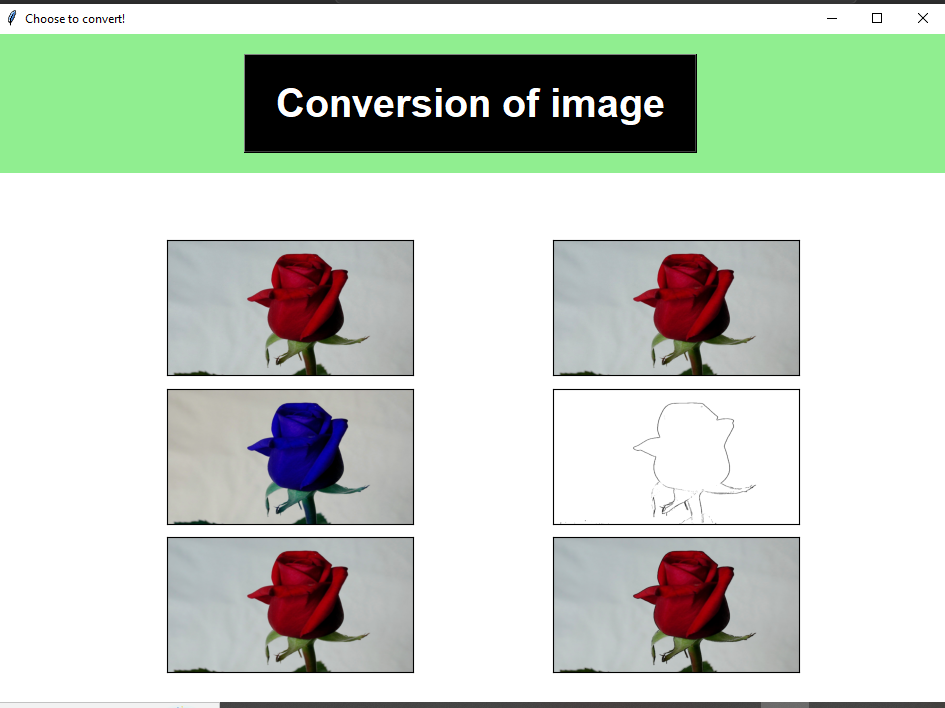
#> input picture imgtoForms/img6Form.png, 945 x 708 px
$ python -i imagetoDiffForm.py   (imports and definitions only)
#> lines starting #> are read from the running program, lines starting #| are printed output that depends on the picture; after the words box and inside, x2 and y2 are one past the last pixel; in counts of white or black regions, pixels touching at a corner belong together
import cv2
import matplotlib.pyplot as plt
from matplotlib.backends.backend_tkagg import FigureCanvasTkAgg
import os
import tkinter as tk
from tkinter import messagebox, Button, filedialog

# [4 lines not run here, left out]
# [1 line that did not run here, left out]


def u():
    Imagepath = filedialog.askopenfilename()
    if Imagepath:
        C(Imagepath)


def C(Imagepath):
#> called with Imagepath = 'img6Form.png'
    originalImage = cv2.imread(Imagepath)
#> originalImage is the input picture: shape (708, 945, 3); mean B, G, R 195.6, 207.1, 197.4
    originalImage = cv2.cvtColor(originalImage, cv2.COLOR_BGR2RGB)

    if originalImage is None:
        print("Could not open or find the image.")
        sys.exit()

    R_1 = cv2.resize(originalImage, (930, 510))
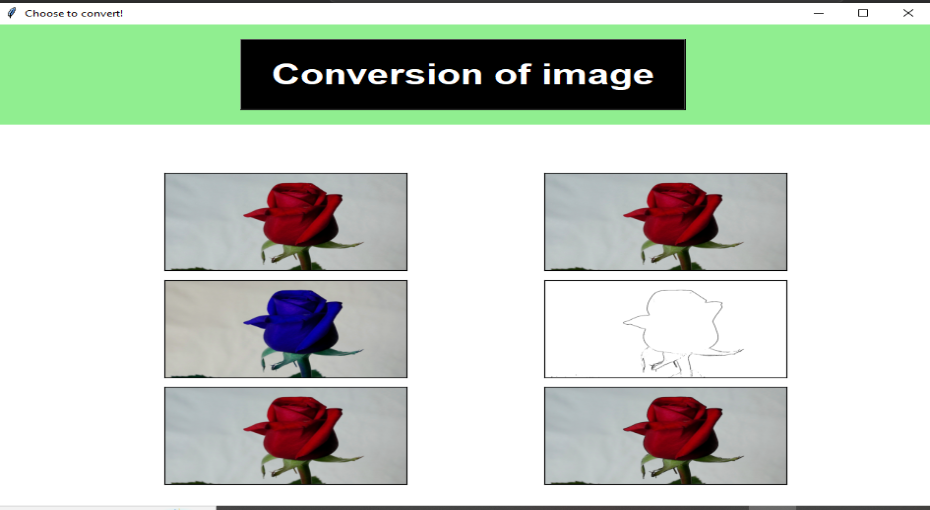
#> R_1: shape (510, 930, 3); mean R, G, B 197.3, 207, 195.5
    greyscale = cv2.cvtColor(originalImage, cv2.COLOR_BGR2RGB)
    R_2 = cv2.resize(originalImage, (930, 510))
    smoothgray = cv2.medianBlur(greyscale, 5)
    R_3 = cv2.resize(smoothgray, (930, 510))
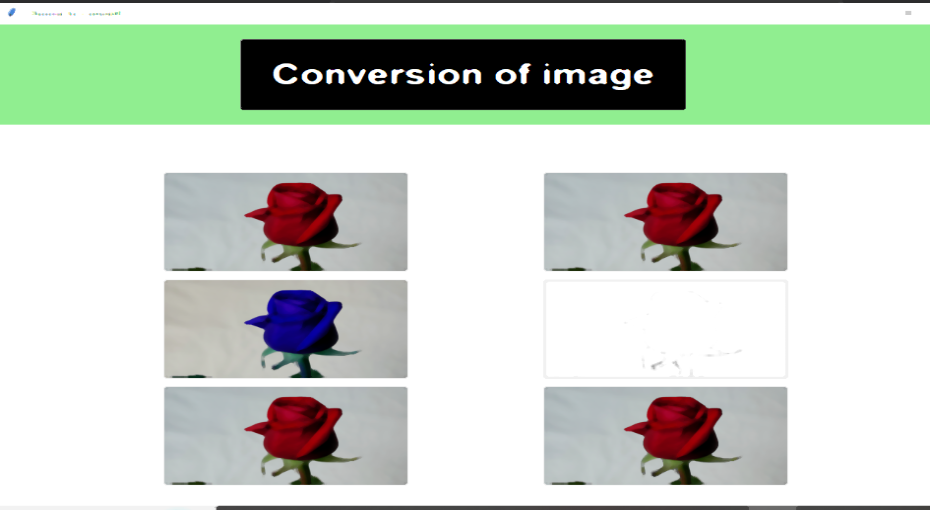
#> R_3: shape (510, 930, 3); mean B, G, R 197.1, 208.6, 198.9

    # Convert smoothgray to grayscale (CV_8UC1)
    smoothgray = cv2.cvtColor(smoothgray, cv2.COLOR_RGB2GRAY)
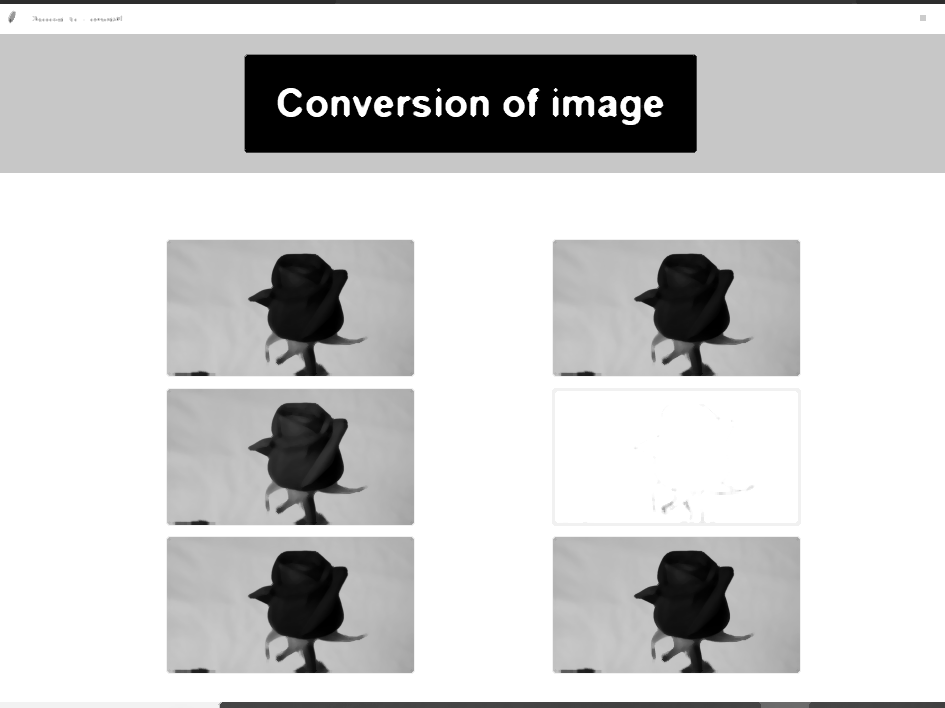
#> smoothgray: shape (708, 945); min 0, max 255, mean 204

    getedge = cv2.adaptiveThreshold(smoothgray, 255,
                                    cv2.ADAPTIVE_THRESH_MEAN_C,
                                    cv2.THRESH_BINARY, 9, 9)
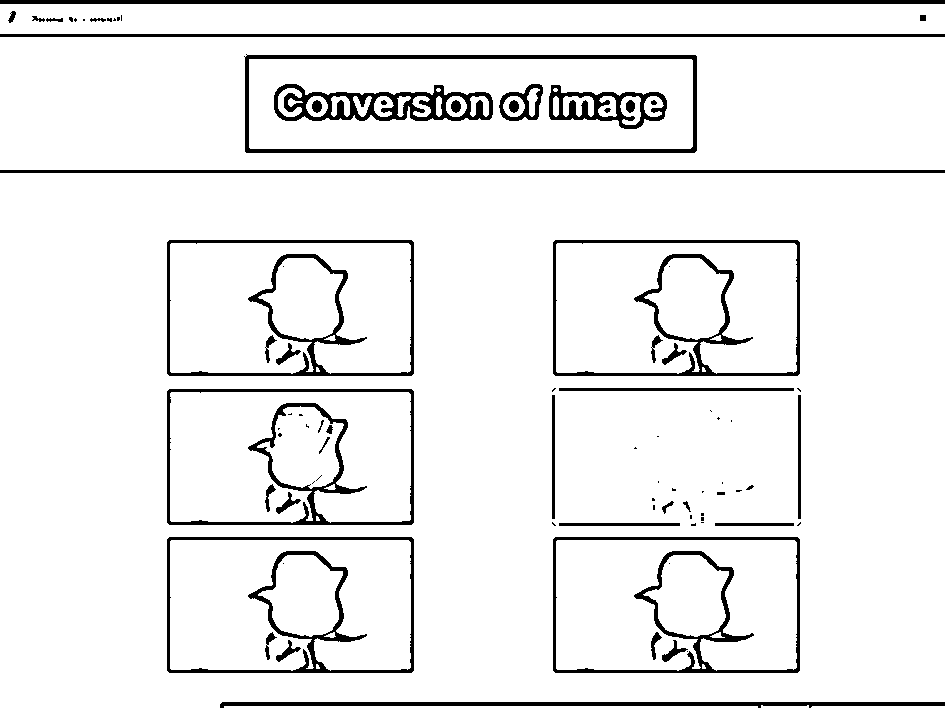
#> getedge: shape (708, 945); 92.9% white; 87 black regions (40 under 20 px), largest, box (x1, y1, x2, y2) and area: (244, 54, 697, 153) 4335, (167, 389, 414, 525) 4086, (167, 537, 414, 673) 4054
    R_4 = cv2.resize(getedge, (930, 510))
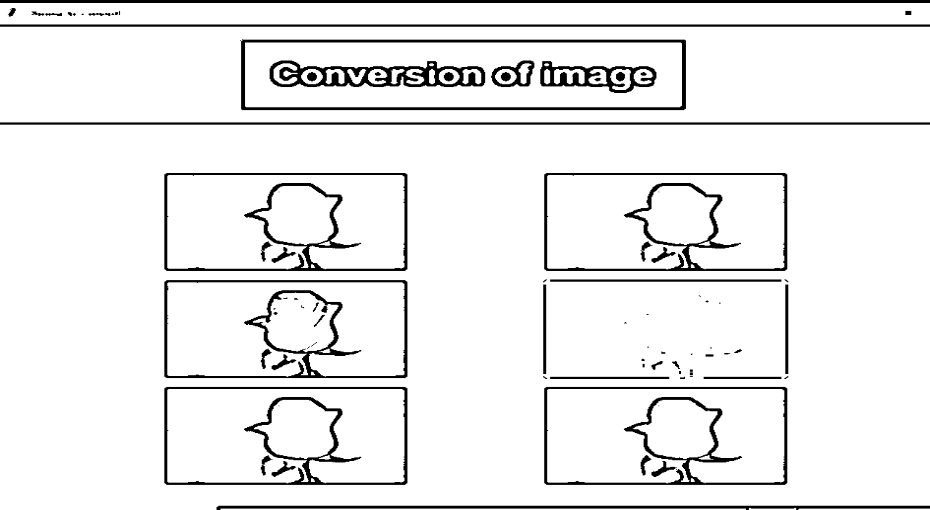
#> R_4: shape (510, 930); min 0, max 255, mean 236.8

    colorImage = cv2.bilateralFilter(originalImage, 9, 300, 300)
    R_5 = cv2.resize(colorImage, (930, 510))

    cartoonImage = cv2.bitwise_and(colorImage, colorImage,
                                   mask=getedge)
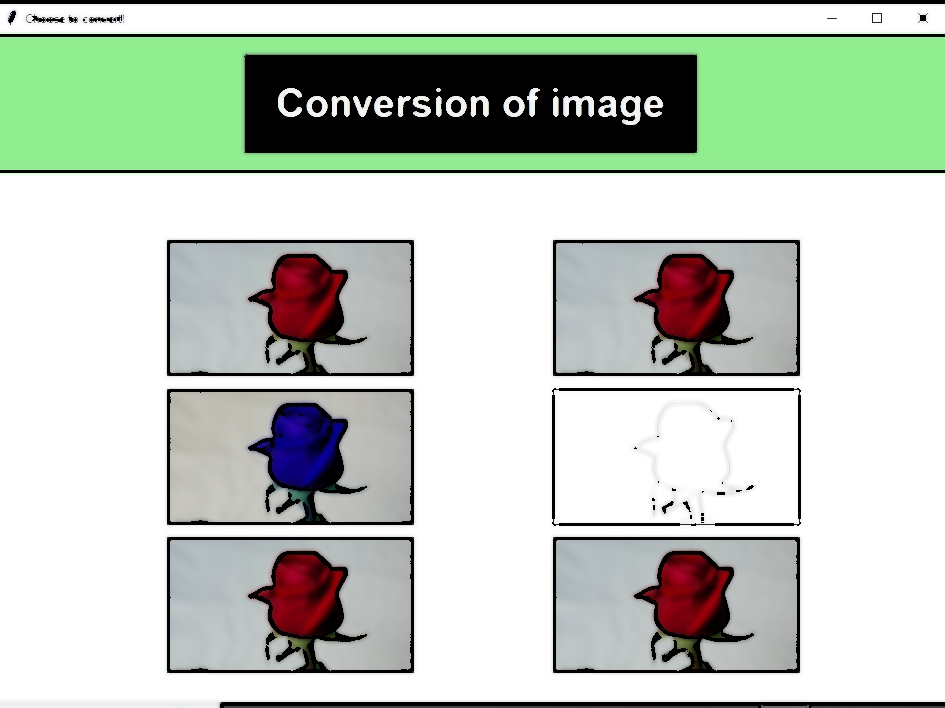
#> cartoonImage: shape (708, 945, 3); mean R, G, B 191, 200.5, 189.6
    R_6 = cv2.resize(cartoonImage, (930, 510))
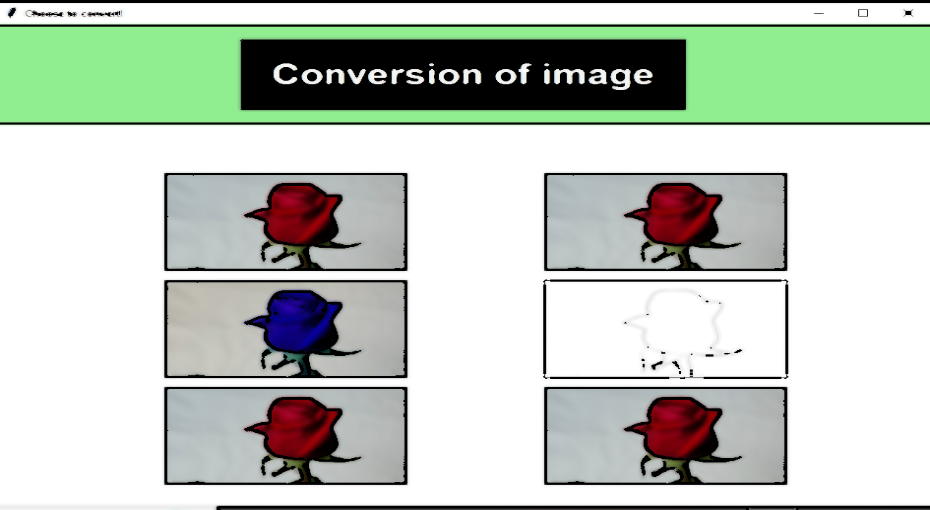
#> R_6: shape (510, 930, 3); mean R, G, B 191, 200.5, 189.6

    images = [R_1, R_2, R_3, R_4, R_5, R_6]

    fig, axes = plt.subplots(3, 2, figsize=(8, 8), subplot_kw=
                             {'xticks': [], 'yticks': []}, gridspec_kw=dict(
        hspace=0.1, wspace=0.1
    ))

    for i, ax in enumerate(axes.flat):
        ax.imshow(images[i], cmap='gray')

#> (the run stopped early here; a loop or call above may not have finished)
